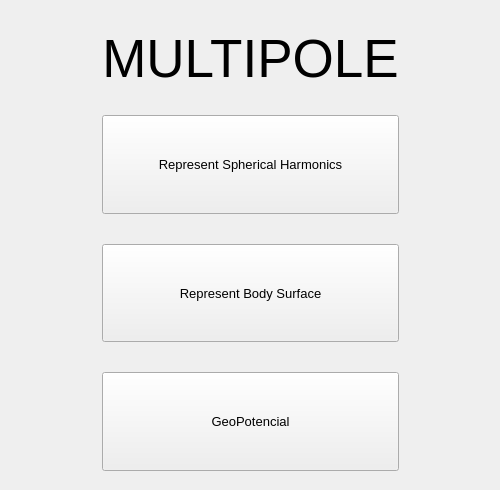
<?xml version="1.0" encoding="UTF-8"?>
<ui version="4.0">
 <class>MainWindow</class>
 <widget class="QMainWindow" name="MainWindow">
  <property name="enabled">
   <bool>true</bool>
  </property>
  <property name="geometry">
   <rect>
    <x>0</x>
    <y>0</y>
    <width>500</width>
    <height>490</height>
   </rect>
  </property>
  <property name="cursor">
   <cursorShape>ArrowCursor</cursorShape>
  </property>
  <property name="windowTitle">
   <string>MainWindow</string>
  </property>
  <property name="toolButtonStyle">
   <enum>Qt::ToolButtonIconOnly</enum>
  </property>
  <property name="tabShape">
   <enum>QTabWidget::Rounded</enum>
  </property>
  <widget class="QWidget" name="centralwidget">
   <layout class="QGridLayout" name="gridLayout">
    <item row="0" column="1">
     <widget class="QLabel" name="label">
      <property name="sizePolicy">
       <sizepolicy hsizetype="Fixed" vsizetype="Fixed">
        <horstretch>0</horstretch>
        <verstretch>0</verstretch>
       </sizepolicy>
      </property>
      <property name="font">
       <font>
        <family>Arial</family>
        <pointsize>40</pointsize>
        <weight>50</weight>
        <bold>false</bold>
       </font>
      </property>
      <property name="text">
       <string>MULTIPOLE</string>
      </property>
      <property name="alignment">
       <set>Qt::AlignCenter</set>
      </property>
      <property name="textInteractionFlags">
       <set>Qt::LinksAccessibleByMouse</set>
      </property>
     </widget>
    </item>
    <item row="0" column="0">
     <spacer name="verticalSpacer">
      <property name="orientation">
       <enum>Qt::Vertical</enum>
      </property>
      <property name="sizeType">
       <enum>QSizePolicy::Fixed</enum>
      </property>
      <property name="sizeHint" stdset="0">
       <size>
        <width>1</width>
        <height>100</height>
       </size>
      </property>
     </spacer>
    </item>
    <item row="3" column="1">
     <spacer name="verticalSpacer_2">
      <property name="orientation">
       <enum>Qt::Vertical</enum>
      </property>
      <property name="sizeType">
       <enum>QSizePolicy::Fixed</enum>
      </property>
      <property name="sizeHint" stdset="0">
       <size>
        <width>0</width>
        <height>10</height>
       </size>
      </property>
     </spacer>
    </item>
    <item row="2" column="1">
     <layout class="QVBoxLayout" name="verticalLayout" stretch="0,0,0">
      <property name="spacing">
       <number>30</number>
      </property>
      <property name="sizeConstraint">
       <enum>QLayout::SetDefaultConstraint</enum>
      </property>
      <item>
       <widget class="QPushButton" name="pushButton">
        <property name="sizePolicy">
         <sizepolicy hsizetype="Minimum" vsizetype="Minimum">
          <horstretch>0</horstretch>
          <verstretch>0</verstretch>
         </sizepolicy>
        </property>
        <property name="font">
         <font>
          <family>Arial</family>
          <pointsize>10</pointsize>
         </font>
        </property>
        <property name="text">
         <string>Represent Spherical Harmonics</string>
        </property>
       </widget>
      </item>
      <item>
       <widget class="QPushButton" name="pushButton_2">
        <property name="sizePolicy">
         <sizepolicy hsizetype="Minimum" vsizetype="Minimum">
          <horstretch>0</horstretch>
          <verstretch>0</verstretch>
         </sizepolicy>
        </property>
        <property name="font">
         <font>
          <family>Arial</family>
          <pointsize>10</pointsize>
         </font>
        </property>
        <property name="text">
         <string>Represent Body Surface</string>
        </property>
       </widget>
      </item>
      <item>
       <widget class="QPushButton" name="pushButton_3">
        <property name="sizePolicy">
         <sizepolicy hsizetype="Minimum" vsizetype="Minimum">
          <horstretch>0</horstretch>
          <verstretch>0</verstretch>
         </sizepolicy>
        </property>
        <property name="font">
         <font>
          <family>Arial</family>
          <pointsize>10</pointsize>
         </font>
        </property>
        <property name="text">
         <string>GeoPotencial</string>
        </property>
       </widget>
      </item>
     </layout>
    </item>
   </layout>
  </widget>
 </widget>
 <resources/>
 <connections/>
</ui>
